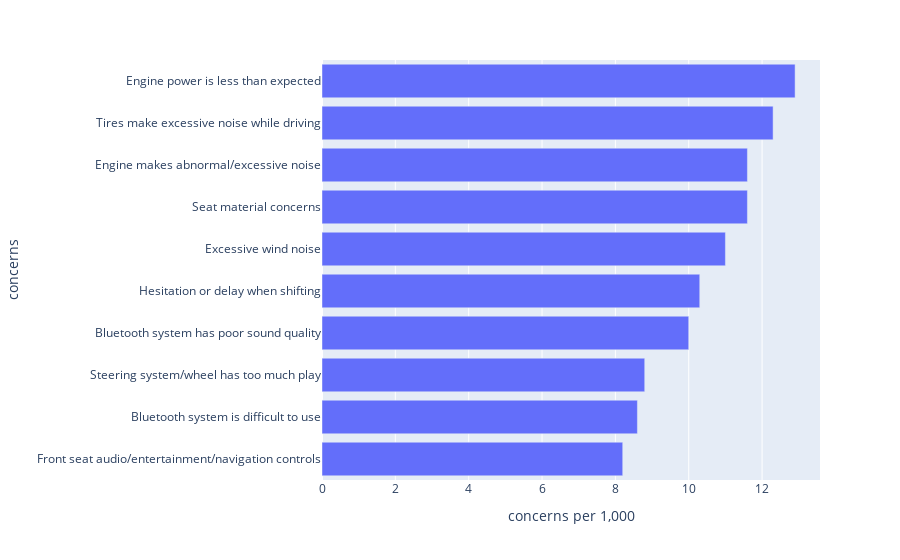

The cell this chart's notebook holds for it:
### Markdown cell above
#### **Diseño de gráfico básico**

### Code cell
fig = px.bar(
    df.iloc[::-1],
    y = 'concerns',
    x = 'concerns per 1,000',
    orientation='h',
)

fig.show()

### Figure 1 — Plotly figure (JSON) as saved in the notebook; plotly's stock layout.template omitted (floating-point values rounded to 4 significant figures)
{"data": [{"alignmentgroup": "True", "hovertemplate": "concerns per 1,000=%{x}<br>concerns=%{y}<extra></extra>", "legendgroup": "", "marker": {"color": "#636efa", "pattern": {"shape": ""}}, "name": "", "offsetgroup": "", "orientation": "h", "showlegend": false, "textposition": "auto", "type": "bar", "x": [8.2, 8.6, 8.8, 10, 10.3, 11, 11.6, 11.6, 12.3, 12.9], "xaxis": "x", "y": ["Front seat audio/entertainment/navigation controls", "Bluetooth system is difficult to use", "Steering system/wheel has too much play", "Bluetooth system has poor sound quality", "Hesitation or delay when shifting", "Excessive wind noise", "Seat material concerns", "Engine makes abnormal/excessive noise", "Tires make excessive noise while driving", "Engine power is less than expected"], "yaxis": "y"}], "layout": {"barmode": "relative", "legend": {"tracegroupgap": 0}, "margin": {"t": 60}, "xaxis": {"anchor": "y", "domain": [0, 1], "title": {"text": "concerns per 1,000"}}, "yaxis": {"anchor": "x", "domain": [0, 1], "title": {"text": "concerns"}}}}
